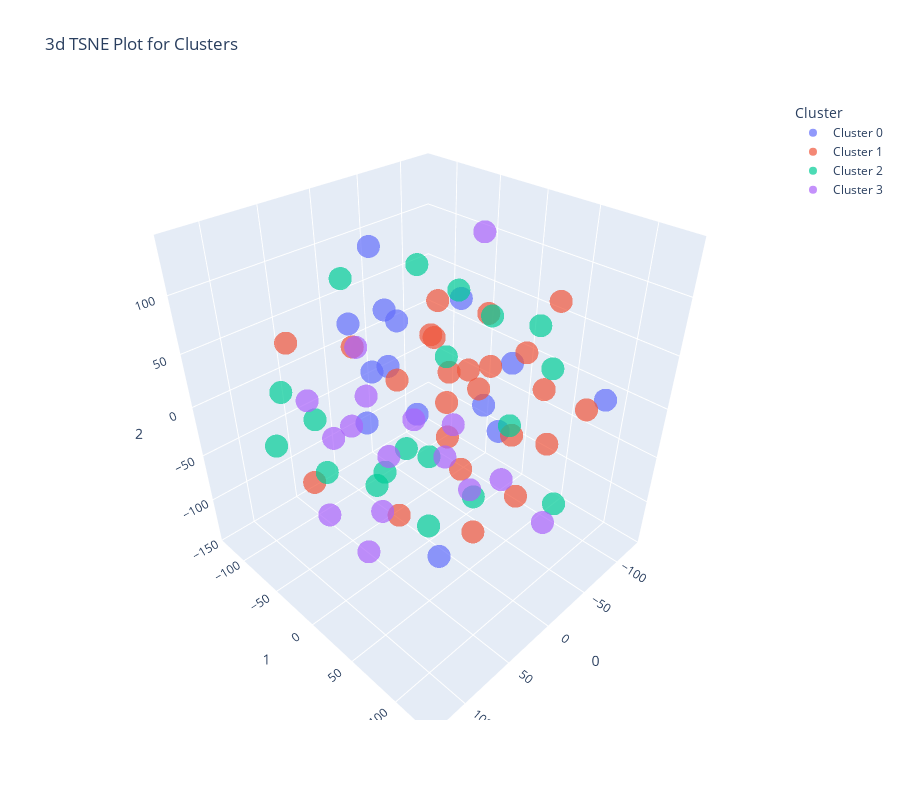

The code cell stored with this chart in its notebook:
### Code cell
plot_model(KMeanClusteringModel, plot = 'tsne')

### Figure 1 — Plotly figure (JSON) as saved in the notebook; plotly's stock layout.template omitted (floating-point values rounded to 4 significant figures)
{"data": [{"customdata": [["M"], ["F"], ["M"], ["F"], ["M"], ["M"], ["F"], ["M"], ["M"], ["M"], ["F"], ["F"], ["F"], ["F"]], "hovertemplate": "Cluster=Cluster 0<br>0=%{x}<br>1=%{y}<br>2=%{z}<br>Feature=%{customdata[0]}<extra></extra>", "legendgroup": "Cluster 0", "marker": {"color": "#636efa", "opacity": 0.7, "symbol": "circle"}, "mode": "markers", "name": "Cluster 0", "scene": "scene", "showlegend": true, "type": "scatter3d", "x": [-3.044, 17.64, 52.51, 46.45, -27.77, -52.0, 16.56, 65.27, 45.73, 66.46, -108.2, -15.45, 27.38, 14.65], "y": [-40.29, -45.78, 10.64, 56.89, 33.11, 30.43, 46.28, 23.52, -40.39, 0.5623, 95.07, 68.41, -37.6, 0.3921], "z": [63.0, 130.2, 67.42, -93.99, 5.408, -35.02, 120.6, 121.6, 79.07, 19.71, 1.281, 65.52, 29.82, 1.373]}, {"customdata": [["M"], ["M"], ["F"], ["F"], ["F"], ["M"], ["F"], ["F"], ["M"], ["F"], ["M"], ["M"], ["F"], ["F"], ["M"], ["M"], ["M"], ["F"], ["F"], ["F"], ["M"], ["M"], ["M"], ["F"]], "hovertemplate": "Cluster=Cluster 1<br>0=%{x}<br>1=%{y}<br>2=%{z}<br>Feature=%{customdata[0]}<extra></extra>", "legendgroup": "Cluster 1", "marker": {"color": "#EF553B", "opacity": 0.7, "symbol": "circle"}, "mode": "markers", "name": "Cluster 1", "scene": "scene", "showlegend": true, "type": "scatter3d", "x": [-50.62, -83.36, -126.4, 6.52, -69.14, -49.95, -35.85, -96.7, -6.588, 31.85, -108.7, -85.88, 8.29, 91.49, 37.23, -52.13, 69.3, -57.05, -5.608, 11.1, -19.65, -35.21, 45.35, 82.63], "y": [55.46, -33.69, -1.611, 26.83, 3.975, 82.18, -15.38, -24.08, 79.4, 50.12, 33.68, -84.65, -84.82, 61.03, 82.73, -46.83, -91.0, 75.86, 2.627, 45.53, -60.43, 122.1, 90.28, -52.98], "z": [-92.02, -15.78, -2.219, 49.13, 10.94, -19.31, -19.6, 40.64, 11.36, 14.78, -17.52, -0.4622, 25.3, -16.44, 75.0, 25.5, 51.48, 102.6, 95.4, -30.95, -9.854, 41.57, -44.43, -61.01]}, {"customdata": [["F"], ["F"], ["M"], ["M"], ["M"], ["F"], ["F"], ["F"], ["M"], ["F"], ["F"], ["M"], ["M"], ["F"], ["F"], ["M"], ["M"], ["F"], ["F"]], "hovertemplate": "Cluster=Cluster 2<br>0=%{x}<br>1=%{y}<br>2=%{z}<br>Feature=%{customdata[0]}<extra></extra>", "legendgroup": "Cluster 2", "marker": {"color": "#00cc96", "opacity": 0.7, "symbol": "circle"}, "mode": "markers", "name": "Cluster 2", "scene": "scene", "showlegend": true, "type": "scatter3d", "x": [9.513, -0.8365, 127.5, -56.47, 35.61, 78.99, -53.46, -96.36, 53.56, 117.5, 3.006, -68.48, -2.854, 1.023, 112.4, 73.15, -102.9, -68.47, -24.53], "y": [7.875, -106.2, 30.77, -23.25, -28.97, 56.51, 16.08, 32.22, 3.421, -29.42, 129.2, -84.46, 47.94, -0.0162, -54.47, -56.54, 2.931, 67.44, -5.73], "z": [-119.3, 78.3, 26.09, 77.23, -78.43, 33.65, 69.71, 50.59, -33.72, 56.99, -18.78, 76.25, -67.27, -49.86, -7.023, -3.197, -69.97, 36.94, 35.47]}, {"customdata": [["M"], ["F"], ["F"], ["F"], ["F"], ["F"], ["M"], ["M"], ["F"], ["F"], ["M"], ["M"], ["M"], ["M"], ["F"], ["M"]], "hovertemplate": "Cluster=Cluster 3<br>0=%{x}<br>1=%{y}<br>2=%{z}<br>Feature=%{customdata[0]}<extra></extra>", "legendgroup": "Cluster 3", "marker": {"color": "#ab63fa", "opacity": 0.7, "symbol": "circle"}, "mode": "markers", "name": "Cluster 3", "scene": "scene", "showlegend": true, "type": "scatter3d", "x": [-29.71, 108.2, -24.51, 77.1, -6.722, 24.87, -39.7, -77.46, -20.38, 10.79, 10.32, -48.34, -64.96, -51.6, 40.73, 49.4], "y": [-128.0, 0.7232, 103.6, 6.052, -60.62, -72.34, -20.14, -45.49, -105.4, -120.1, -53.05, 8.677, -87.52, 1.238, -113.0, 116.3], "z": [-8.836, -45.16, -73.25, -103.6, -88.5, -43.06, -84.82, -80.75, -48.74, -90.06, -141.4, 138.2, -90.01, -118.8, -28.09, 24.35]}], "layout": {"height": 800, "legend": {"title": {"text": "Cluster"}, "tracegroupgap": 0}, "scene": {"domain": {"x": [0, 1], "y": [0, 1]}, "xaxis": {"title": {"text": "0"}}, "yaxis": {"title": {"text": "1"}}, "zaxis": {"title": {"text": "2"}}}, "title": {"text": "3d TSNE Plot for Clusters"}, "width": 900}}
